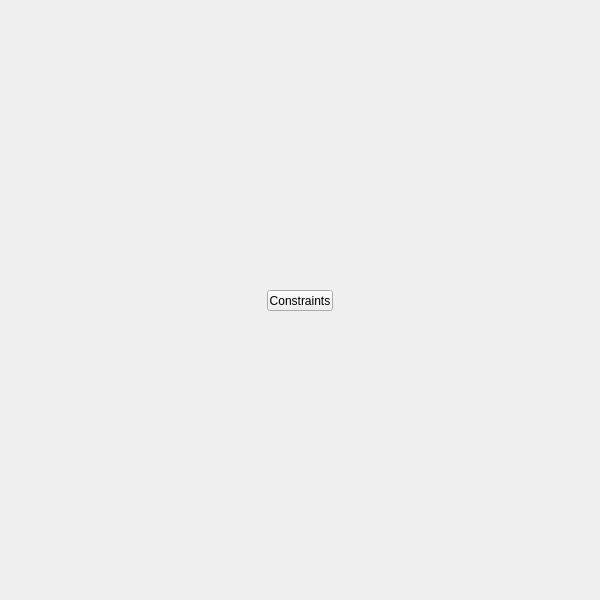
<?xml version="1.0" encoding="UTF-8"?>
<ui version="4.0">
 <class>QtUi</class>
 <widget class="QMainWindow" name="QtUi">
  <property name="geometry"><rect><x>0</x><y>0</y><width>600</width><height>600</height></rect></property>
  <property name="sizePolicy"><sizepolicy hsizetype="Ignored" vsizetype="Ignored"><horstretch>0</horstretch><verstretch>0</verstretch></sizepolicy></property>
  <property name="minimumSize"><size><width>0</width><height>0</height></size></property>
  <property name="maximumSize"><size><width>600</width><height>600</height></size></property>
  <property name="toolButtonStyle"><enum>Qt::ToolButtonIconOnly</enum></property>
  <property name="tabShape"><enum>QTabWidget::Triangular</enum></property>
  <property name="dockNestingEnabled"><bool>true</bool></property>
  <property name="dockOptions"><set>QMainWindow::AllowNestedDocks|QMainWindow::AllowTabbedDocks|QMainWindow::AnimatedDocks|QMainWindow::ForceTabbedDocks</set></property>
  <widget class="QWidget" name="widget">
   <property name="sizePolicy"><sizepolicy hsizetype="Ignored" vsizetype="Ignored"><horstretch>0</horstretch><verstretch>0</verstretch></sizepolicy></property>
   <widget class="MenuButton" name="b020">
    <property name="geometry">
     <rect><x>267</x><y>290</y><width>66</width><height>21</height></rect>
    </property>
    <property name="minimumSize"><size><width>0</width><height>21</height></size></property>
    <property name="maximumSize"><size><width>999</width><height>21</height></size></property>
    <property name="target"><string>constraints</string></property>
    <property name="text"><string>Constraints</string></property>
   </widget>
  </widget>
 </widget>
 <customwidgets>
  <customwidget><class>MenuButton</class><extends>QPushButton</extends><header>widgets.menubutton.h</header></customwidget>
 </customwidgets>
 <resources/>
 <connections/>
</ui>
